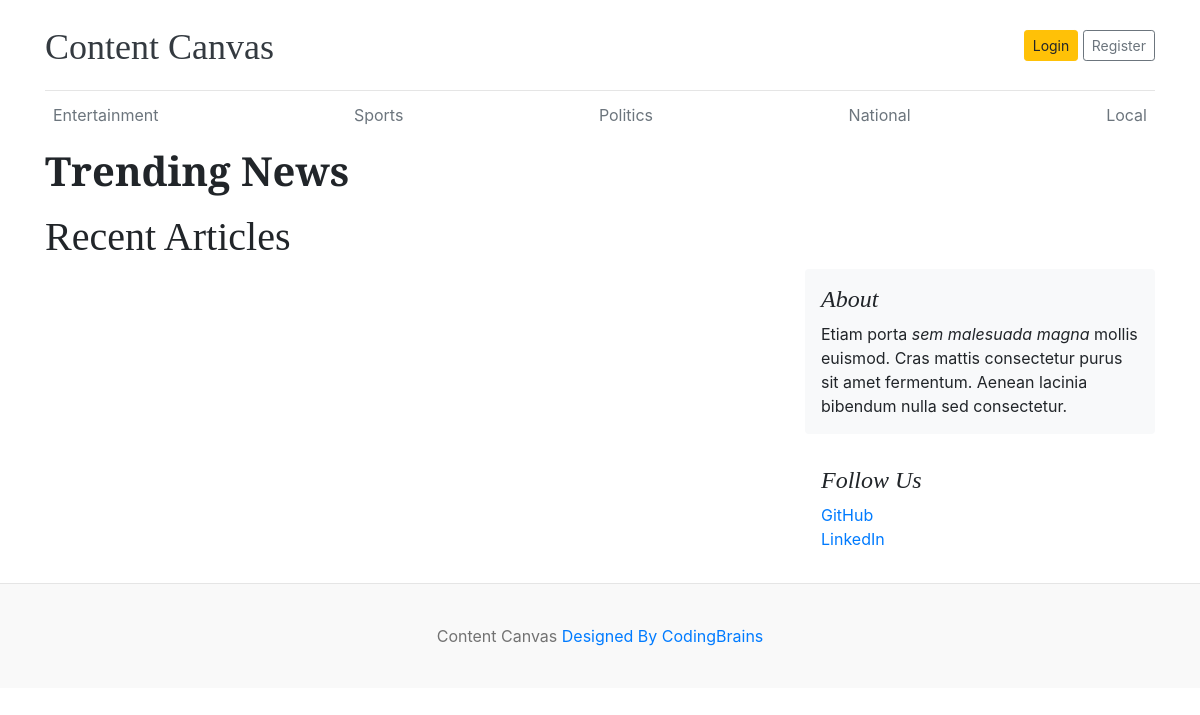
/, run on an earlier commit of the app's database.
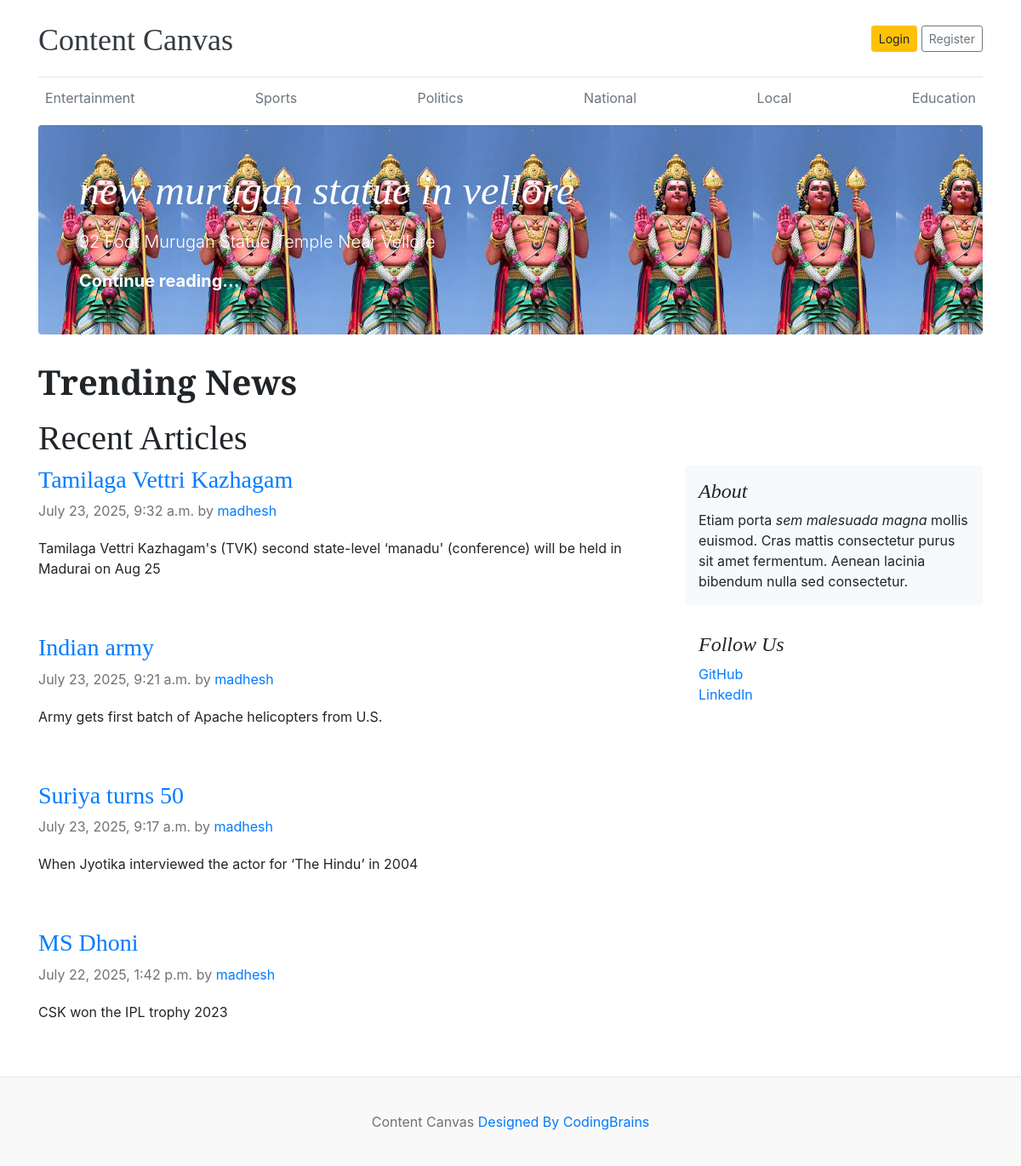
And on a later commit of the database.
### blog/models.py (models this page shows, shortened)
class Category(models.Model):
    cname=models.CharField(max_length=50)
    created_at=models.DateTimeField(auto_now_add=True)
    updated_at=models.DateTimeField(auto_now=True)

class Blog(models.Model):
    title=models.CharField(max_length=3000)
    slug=models.SlugField(max_length=3000)
    image=models.ImageField(upload_to='media/images/%y/%m/%d')
    short_description=models.CharField(max_length=2000)
    blog_body=models.CharField(max_length=30000)
    category=models.ForeignKey(Category,on_delete=models.CASCADE)
    author=models.ForeignKey(User,on_delete=models.CASCADE)
    trending=models.BooleanField(default=False)
    status=models.CharField(choices=Status_choices,default='Draft')
    created_at=models.DateTimeField(auto_now_add=True)
    updated_at=models.DateTimeField(auto_now=True)

### contentcanvas/views.py (the view)
# urls.py: 2. Add a URL to urlpatterns:  path('', views.home, name='home')
def home(request):
    categories=Category.objects.all()
    blog=Blog.objects.all().filter(trending=True,status='Published').order_by('-created_at')
    pposts=Blog.objects.all().filter(trending=False,status='Published').order_by('-created_at')
    context={
        'categories':categories,
        'blog':blog,
        'pposts':pposts
    }
    return render(request,'home.html',context)

### templates/home.html (shortened to what this page needs)
{% load static %}
<!DOCTYPE html>
<html lang="en">
<head>
    <link href="https://getbootstrap.com/docs/4.0/dist/css/bootstrap.min.css" rel="stylesheet">
    <link href="{% static "css/home.css" %}" rel="stylesheet">
  </head>
<body>
    <div class="container">
      <header class="blog-header py-3">
        <div class="row flex-nowrap justify-content-between align-items-center">
          <div class="col-8 pt-1">
            <a class="blog-header-logo text-dark" href="/">Content Canvas</a>
          </div>
          <div class="col-4 d-flex justify-content-end align-items-center">
            <a class="btn btn-sm btn-warning" href="#">Login</a> &nbsp;
            <a class="btn btn-sm btn-outline-secondary" href="#">Register</a>
          </div>
        </div>
      </header>
      <div class="nav-scroller py-1 mb-2">
        <nav class="nav d-flex justify-content-between">
          {% for i in categories %}
            <a class="p-2 text-muted" href="{% url 'categories' i.cname %}">{{i.cname}}</a>
          {% endfor %}
        </nav>
      </div>
{% for blogs in blog %}
{% if forloop.first %}
  <div class="jumbotron p-3 p-md-5 text-white rounded bg-dark" style="background-image: url({{blogs.image.url}})" ;background-blend-mode: overlay;background-size:cover;">
    <div class="col-md-8 px-0">
      <h1 class="display-4 font-italic">{{blogs.title}}</h1>
      <p class="lead my-3">{{blogs.short_description}}</p>
      <p class="lead mb-0"><a href="{{blogs.slug}}" class="text-white font-weight-bold">Continue reading...</a></p>
    </div>
  </div>
{% endif %}
{% endfor %}
  <marquee behavior="" direction="" scrollamount="30"><h1><b>Trending News</b></h1></marquee>
  <h1>Recent Articles</h1>
  <main role="main" class="container p-0">
    <div class="row">
      <div class="col-md-8 blog-main">
        {% for post in pposts %}
          <div class="blog-post">
          <h3><a href="{% url "single_blog" post.slug %}">{{post.title}}</a></h3>
          <p class="blog-post-meta">{{post.created_at}} by <a href="#">{{post.author}}</a></p>
          <p>{{post.short_description}}</p>
          </div>
        {% endfor %}
      </div>
      <aside class="col-md-4 blog-sidebar">
        <div class="p-3 mb-3 bg-light rounded">
          <h4 class="font-italic">About</h4>
          <p class="mb-0">Etiam porta <em>sem malesuada magna</em> mollis euismod. Cras mattis consectetur purus sit amet fermentum. Aenean lacinia bibendum nulla sed consectetur.</p>
        </div>
        <div class="p-3">
          <h4 class="font-italic">Follow Us</h4>
          <ol class="list-unstyled">
            <li><a href="#">GitHub</a></li>
            <li><a href="#">LinkedIn</a></li>
          </ol>
        </div>
      </aside>
    </div>
  </main>
</div>
<footer class="blog-footer">
  <p>Content Canvas  <a href="#">Designed By CodingBrains</a></p>
</footer>
</body>
</html>

What changed in the data, as far as the page shows it:
added Category: cname "Education"
added Blog: image (picture), title "new murugan statue in vellore", short_description "92 Foot Murugan Statue Temple Near Vellore"
added Blog: title "Tamilaga Vettri Kazhagam", created_at "July 23, 2025, 9:32 a.m.", author "madhesh", short_description "Tamilaga Vettri Kazhagam's (TVK) second state-level ‘manadu' (conference) will be held in Madurai on Aug 25", shown under "Recent Articles"
added Blog: title "Indian army", created_at "July 23, 2025, 9:21 a.m.", author "madhesh", short_description "Army gets first batch of Apache helicopters from U.S.", shown under "Recent Articles"
added Blog: title "Suriya turns 50", created_at "July 23, 2025, 9:17 a.m.", author "madhesh", short_description "When Jyotika interviewed the actor for ‘The Hindu’ in 2004", shown under "Recent Articles"
added Blog: title "MS Dhoni", created_at "July 22, 2025, 1:42 p.m.", author "madhesh", short_description "CSK won the IPL trophy 2023", shown under "Recent Articles"
